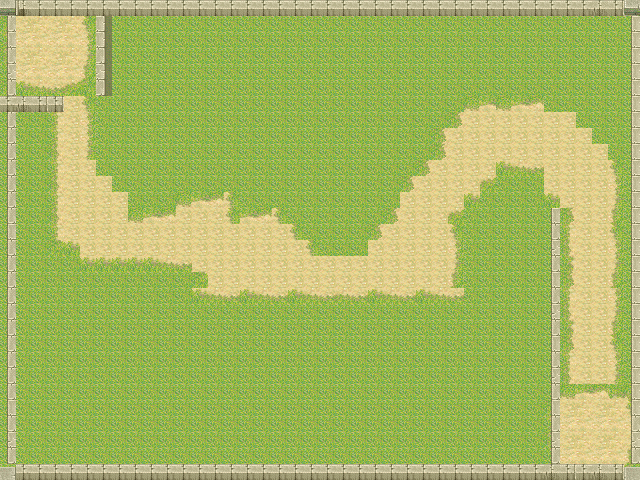

A 2D game scene composited from a Tiled map and its tileset images. What follows is a short description and the map's XML, with every tile layer's data as written:
An orthogonal 40x30 tile map with 16x16 px tiles, 2 tile layers (camada_1, camada_2).

<map version="1.2" tiledversion="1.3.1" orientation="orthogonal" renderorder="right-down" compressionlevel="-1" width="40" height="30" tilewidth="16" tileheight="16" infinite="0" nextlayerid="3" nextobjectid="1">
 <tileset firstgid="1" source="../mapa_1/tileset.tsx" />
 <layer id="1" name="camada_1" width="40" height="30">
  <data encoding="csv">
5601,5602,5603,5604,5605,5606,33,33,33,33,33,33,33,33,33,33,33,33,33,33,33,33,33,33,33,33,33,33,33,33,33,33,33,33,33,33,33,33,33,33,
5617,5618,5619,5620,5621,5622,33,33,33,33,33,33,33,33,33,33,33,33,33,33,33,33,33,33,33,33,33,33,33,33,33,33,33,33,33,33,33,33,33,33,
5633,5634,5635,5636,5637,5638,33,33,33,33,33,33,33,33,33,33,33,33,33,33,33,33,33,33,33,33,33,33,33,33,33,33,33,33,33,33,33,33,33,33,
5649,5650,5651,5652,5653,5654,33,33,33,33,33,33,33,33,33,33,33,33,33,33,33,33,33,33,33,33,33,33,33,33,33,33,33,33,33,33,33,33,33,33,
5665,5666,5667,5668,5669,5670,33,33,33,33,33,33,33,33,33,33,33,33,33,33,33,33,33,33,33,33,33,33,33,33,33,33,33,33,33,33,33,33,33,33,
5681,5682,5683,5684,5685,5686,33,33,33,33,33,33,33,33,33,33,33,33,33,33,33,33,33,33,33,33,33,33,33,33,33,33,33,33,33,33,33,33,33,33,
33,33,33,5617,5618,5622,33,33,33,33,33,33,33,33,33,33,33,33,33,33,33,33,33,33,33,33,33,33,33,5602,5603,5602,5603,5604,33,33,33,33,33,33,
33,33,33,5633,5618,5638,33,33,33,33,33,33,33,33,33,33,33,33,33,33,33,33,33,33,33,33,33,33,5617,5618,5618,5618,5618,5618,5618,5618,33,33,33,33,
33,33,33,5633,5618,5638,33,33,33,33,33,33,33,33,33,33,33,33,33,33,33,33,33,33,33,33,33,5617,5618,5618,5618,5618,5618,5618,5618,5618,5618,33,33,33,
33,33,33,5649,5618,5654,33,33,33,33,33,33,33,33,33,33,33,33,33,33,33,33,33,33,33,33,33,5617,5618,5618,5618,5618,5618,5618,5618,5618,5618,5618,33,33,
33,33,33,5633,5618,5618,33,33,33,33,33,33,33,33,33,33,33,33,33,33,33,33,33,33,33,33,5617,5618,5618,5618,5618,5682,5683,5684,5618,5618,5618,5618,5622,33,
33,33,33,5649,5618,5618,5618,33,33,33,33,33,33,33,33,33,33,33,33,33,33,33,33,33,33,5617,5618,5618,5618,5618,5685,33,33,33,5618,5618,5618,5618,5638,33,
33,33,33,5633,5618,5618,5618,5618,33,33,33,5602,5603,5604,5622,33,33,33,33,33,33,33,33,33,33,5618,5618,5618,5618,5682,33,33,33,33,5682,5618,5618,5618,5654,33,
33,33,33,5649,5618,5618,5618,5618,5602,5603,5604,5618,5618,5618,5622,5603,5604,5622,33,33,33,33,33,33,5617,5618,5618,5618,5685,33,33,33,33,33,33,5617,5618,5618,5670,33,
33,33,33,5633,5618,5618,5618,5618,5618,5618,5618,5618,5618,5618,5618,5618,5618,5618,5622,33,33,33,33,5617,5618,5618,5618,5618,5622,33,33,33,33,33,33,5633,5618,5618,5622,33,
33,33,33,5681,5682,5618,5618,5618,5618,5618,5618,5618,5618,5618,5618,5618,5618,5618,5618,5622,33,33,33,5618,5618,5618,5618,5618,5638,33,33,33,33,33,33,5649,5618,5618,5638,33,
33,33,33,33,33,5682,5682,5682,5682,5682,5683,5684,5618,5618,5618,5618,5618,5618,5618,5618,5618,5618,5618,5618,5618,5618,5618,5618,5654,33,33,33,33,33,33,5665,5618,5618,5654,33,
33,33,33,33,33,33,33,33,33,33,33,33,5681,5618,5618,5618,5618,5618,5618,5618,5618,5618,5618,5618,5618,5618,5618,5618,5670,33,33,33,33,33,33,5617,5618,5618,5670,33,
33,33,33,33,33,33,33,33,33,33,33,33,5682,5683,5684,5682,5683,5684,5682,5683,5684,5683,5684,5682,5683,5684,5682,5683,5684,33,33,33,33,33,33,5633,5618,5618,5638,33,
33,33,33,33,33,33,33,33,33,33,33,33,33,33,33,33,33,33,33,33,33,33,33,33,33,33,33,33,33,33,33,33,33,33,33,5649,5618,5618,5654,33,
33,33,33,33,33,33,33,33,33,33,33,33,33,33,33,33,33,33,33,33,33,33,33,33,33,33,33,33,33,33,33,33,33,33,33,5665,5618,5618,5670,33,
33,33,33,33,33,33,33,33,33,33,33,33,33,33,33,33,33,33,33,33,33,33,33,33,33,33,33,33,33,33,33,33,33,33,33,5617,5618,5618,5622,33,
33,33,33,33,33,33,33,33,33,33,33,33,33,33,33,33,33,33,33,33,33,33,33,33,33,33,33,33,33,33,33,33,33,33,33,5633,5618,5618,5638,33,
33,33,33,33,33,33,33,33,33,33,33,33,33,33,33,33,33,33,33,33,33,33,33,33,33,33,33,33,33,33,33,33,33,33,33,5649,5618,5618,5654,33,
33,33,33,33,33,33,33,33,33,33,33,33,33,33,33,33,33,33,33,33,33,33,33,33,33,33,33,33,33,33,33,33,33,33,5601,5602,5603,5604,5605,5606,
33,33,33,33,33,33,33,33,33,33,33,33,33,33,33,33,33,33,33,33,33,33,33,33,33,33,33,33,33,33,33,33,33,33,5617,5618,5619,5620,5621,5622,
33,33,33,33,33,33,33,33,33,33,33,33,33,33,33,33,33,33,33,33,33,33,33,33,33,33,33,33,33,33,33,33,33,33,5633,5634,5635,5636,5637,5638,
33,33,33,33,33,33,33,33,33,33,33,33,33,33,33,33,33,33,33,33,33,33,33,33,33,33,33,33,33,33,33,33,33,33,5649,5650,5651,5652,5653,5654,
33,33,33,33,33,33,33,33,33,33,33,33,33,33,33,33,33,33,33,33,33,33,33,33,33,33,33,33,33,33,33,33,33,33,5665,5666,5667,5668,5669,5670,
33,33,33,33,33,33,33,33,33,33,33,33,33,33,33,33,33,33,33,33,33,33,33,33,33,33,33,33,33,33,33,33,33,33,5681,5682,5683,5684,5685,5686
</data>
 </layer>
 <layer id="2" name="camada_2" width="40" height="30">
  <data encoding="csv">
2244,2274,2275,2275,2275,2275,2275,2275,2275,2275,2275,2275,2275,2275,2275,2275,2275,2275,2275,2275,2275,2275,2275,2275,2275,2275,2275,2275,2275,2275,2275,2275,2275,2275,2275,2275,2275,2276,2277,2243,
2289,0,0,0,0,0,2310,0,0,0,0,0,0,0,0,0,0,0,0,0,0,0,0,0,0,0,0,0,0,0,0,0,0,0,0,0,0,0,0,2305,
2305,0,0,0,0,0,2310,0,0,0,0,0,0,0,0,0,0,0,0,0,0,0,0,0,0,0,0,0,0,0,0,0,0,0,0,0,0,0,0,2305,
2321,0,0,0,0,0,2326,0,0,0,0,0,0,0,0,0,0,0,0,0,0,0,0,0,0,0,0,0,0,0,0,0,0,0,0,0,0,0,0,2305,
2337,0,0,0,0,0,2342,0,0,0,0,0,0,0,0,0,0,0,0,0,0,0,0,0,0,0,0,0,0,0,0,0,0,0,0,0,0,0,0,2305,
2353,0,0,0,0,0,2358,0,0,0,0,0,0,0,0,0,0,0,0,0,0,0,0,0,0,0,0,0,0,0,0,0,0,0,0,0,0,0,0,2305,
2275,2276,2277,2277,0,0,0,0,0,0,0,0,0,0,0,0,0,0,0,0,0,0,0,0,0,0,0,0,0,0,0,0,0,0,0,0,0,0,0,2305,
2289,0,0,0,0,0,0,0,0,0,0,0,0,0,0,0,0,0,0,0,0,0,0,0,0,0,0,0,0,0,0,0,0,0,0,0,0,0,0,2305,
2289,0,0,0,0,0,0,0,0,0,0,0,0,0,0,0,0,0,0,0,0,0,0,0,0,0,0,0,0,0,0,0,0,0,0,0,0,0,0,2305,
2289,0,0,0,0,0,0,0,0,0,0,0,0,0,0,0,0,0,0,0,0,0,0,0,0,0,0,0,0,0,0,0,0,0,0,0,0,0,0,2305,
2289,0,0,0,0,0,0,0,0,0,0,0,0,0,0,0,0,0,0,0,0,0,0,0,0,0,0,0,0,0,0,0,0,0,0,0,0,0,0,2305,
2289,0,0,0,0,0,0,0,0,0,0,0,0,0,0,0,0,0,0,0,0,0,0,0,0,0,0,0,0,0,0,0,0,0,0,0,0,0,0,2305,
2289,0,0,0,0,0,0,0,0,0,0,0,0,0,0,0,0,0,0,0,0,0,0,0,0,0,0,0,0,0,0,0,0,0,0,0,0,0,0,2305,
2289,0,0,0,0,0,0,0,0,0,0,0,0,0,0,0,0,0,0,0,0,0,0,0,0,0,0,0,0,0,0,0,0,0,2305,0,0,0,0,2305,
2305,0,0,0,0,0,0,0,0,0,0,0,0,0,0,0,0,0,0,0,0,0,0,0,0,0,0,0,0,0,0,0,0,0,2321,0,0,0,0,2305,
2321,0,0,0,0,0,0,0,0,0,0,0,0,0,0,0,0,0,0,0,0,0,0,0,0,0,0,0,0,0,0,0,0,0,2337,0,0,0,0,2305,
2289,0,0,0,0,0,0,0,0,0,0,0,0,0,0,0,0,0,0,0,0,0,0,0,0,0,0,0,0,0,0,0,0,0,2353,0,0,0,0,2305,
2289,0,0,0,0,0,0,0,0,0,0,0,0,0,0,0,0,0,0,0,0,0,0,0,0,0,0,0,0,0,0,0,0,0,2305,0,0,0,0,2305,
2289,0,0,0,0,0,0,0,0,0,0,0,0,0,0,0,0,0,0,0,0,0,0,0,0,0,0,0,0,0,0,0,0,0,2321,0,0,0,0,2305,
2289,0,0,0,0,0,0,0,0,0,0,0,0,0,0,0,0,0,0,0,0,0,0,0,0,0,0,0,0,0,0,0,0,0,2337,0,0,0,0,2305,
2289,0,0,0,0,0,0,0,0,0,0,0,0,0,0,0,0,0,0,0,0,0,0,0,0,0,0,0,0,0,0,0,0,0,2353,0,0,0,0,2305,
2289,0,0,0,0,0,0,0,0,0,0,0,0,0,0,0,0,0,0,0,0,0,0,0,0,0,0,0,0,0,0,0,0,0,2305,0,0,0,0,2305,
2289,0,0,0,0,0,0,0,0,0,0,0,0,0,0,0,0,0,0,0,0,0,0,0,0,0,0,0,0,0,0,0,0,0,2321,0,0,0,0,2305,
2289,0,0,0,0,0,0,0,0,0,0,0,0,0,0,0,0,0,0,0,0,0,0,0,0,0,0,0,0,0,0,0,0,0,2337,0,0,0,0,2305,
2289,0,0,0,0,0,0,0,0,0,0,0,0,0,0,0,0,0,0,0,0,0,0,0,0,0,0,0,0,0,0,0,0,0,2353,0,0,0,0,2305,
2305,0,0,0,0,0,0,0,0,0,0,0,0,0,0,0,0,0,0,0,0,0,0,0,0,0,0,0,0,0,0,0,0,0,2305,0,0,0,0,2305,
2321,0,0,0,0,0,0,0,0,0,0,0,0,0,0,0,0,0,0,0,0,0,0,0,0,0,0,0,0,0,0,0,0,0,2321,0,0,0,0,2321,
2337,0,0,0,0,0,0,0,0,0,0,0,0,0,0,0,0,0,0,0,0,0,0,0,0,0,0,0,0,0,0,0,0,0,2337,0,0,0,0,2337,
2353,0,0,0,0,0,0,0,0,0,0,0,0,0,0,0,0,0,0,0,0,0,0,0,0,0,0,0,0,0,0,0,0,0,2353,0,0,0,0,2353,
2228,2275,2275,2275,2275,2275,2275,2275,2275,2275,2275,2275,2275,2275,2275,2275,2275,2275,2275,2275,2275,2275,2275,2275,2275,2275,2275,2275,2275,2275,2275,2275,2275,2275,2276,2277,2275,2276,2277,2227
</data>
 </layer>
</map>
